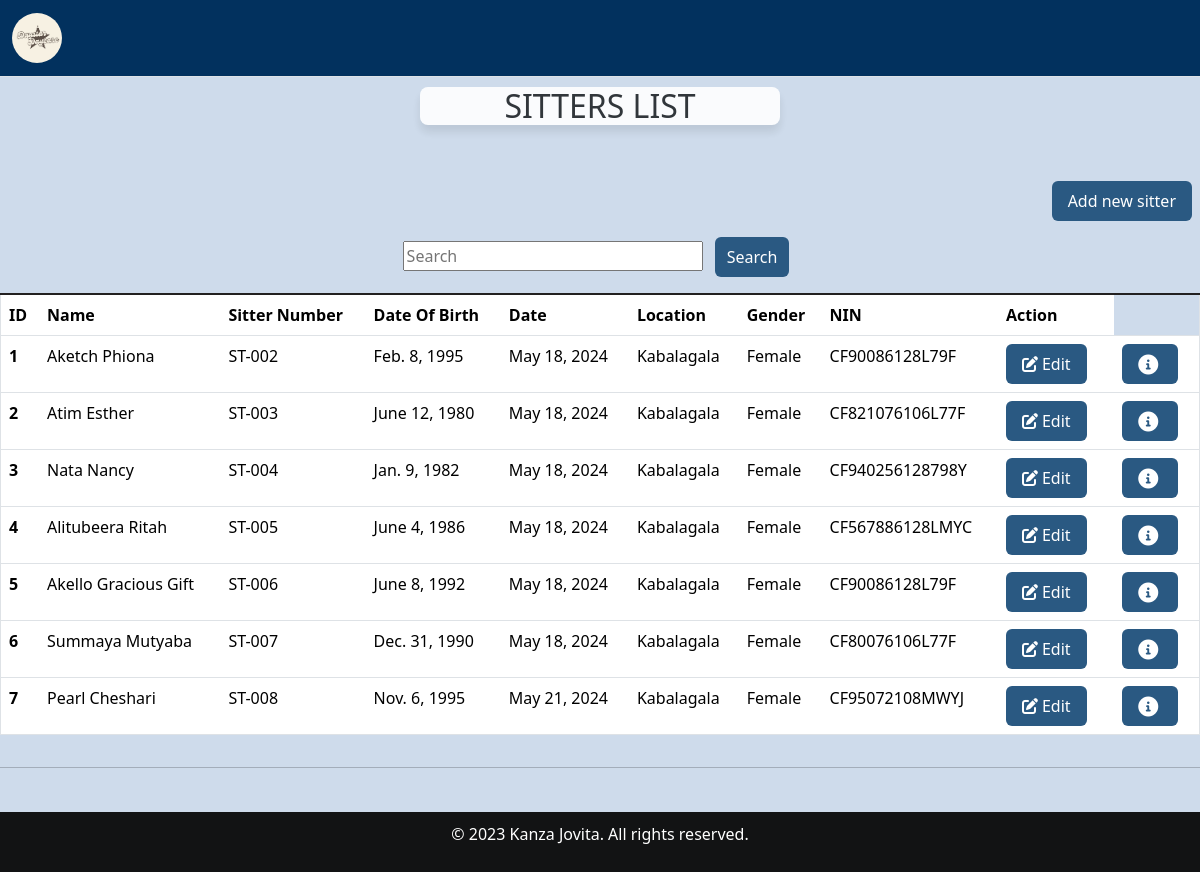
Screenshot of /search_sitter/ with the database file from the repository.
### home/models.py (models this page shows, shortened)
class Sitterreg(models.Model):
    Sitter_name = models.CharField(max_length=30, null=False,blank=False,validators=[validate_letters])
    Sitter_number = models.CharField(max_length=30, null=False, unique=True ,blank=False,validators=[validate_numbers])
    Date_of_birth = models.DateField(null=True, blank=False,)
    Contact = models.CharField(max_length=30,null=False,blank=False,validators=[validate_contact_length])
    date = models.DateTimeField()
    Location_choices = [('Kabalagala', 'Kabalagala'),]
    Location = models.CharField(choices=Location_choices, max_length=100)
    Gender =  models.CharField(choices=[('Male', 'Male'),('Female', 'Female')], max_length=100)
    Level_of_education = models.CharField(choices=[('Degree','Degree'),('Diploma','Diploma'),('Certificate','Certificate')],max_length=200,default=0)
    Next_of_kin = models.CharField(max_length=30, null=False,blank=False)
    NIN = models.CharField(max_length=30, null=False,blank=False,validators=[validate_NIN_length])
    Recommenders_name = models.CharField(max_length=30, null=False,blank=False)
    Religion = models.CharField(choices=[('Anglican', 'Anglican'),('Catholic', 'Catholic'),('Pentecostal','Pentecostal'),('Muslim','Muslim'),('Other','Other')], max_length=100)
    created_at = models.DateTimeField(auto_now_add=True,null=True)

### home/views.py (the view)
# urls.py: path("search_sitter/", views.search_sitter, name="search_sitter"),
def search_sitter(request):
    search_query = request.GET.get('search', '')  # Getting the search query from the request
    if search_query:
        sitters = Sitterreg.objects.filter(Sitter_name__icontains=search_query)  # Filtering sitters by name
    else:
        sitters = Sitterreg.objects.all()  # Displaying all sitters if no search query is provided
    return render(request, 'sittersform.html', {'sitters': sitters})  # Rendering sitters template with search results

### home/templates/sittersform.html (shortened to what this page needs)
{% extends 'base.html' %}
{% block content %}
<div class="card-header" style="background-color: white;" >
    <h2>SITTERS LIST</h2>
</div>
<br>
<div class="mt-4">
    <div class="btn-container">
        <a href="{%  url 'addsitter' %}" class="btn btn-primary mb-3 add-btn">Add new sitter</a>
    </div>
    <div class="search-container">
        <form method="GET" action="{% url 'search_sitter' %}">
            <input type="text" name="search" placeholder="Search" class="search-input">
            <button type="submit" class="btn search-btn">Search</button>
        </form>
    </div>
    <div class="table-responsive">
        <table class="table table-bordered"  style="border-top: 2px solid rgb(34,32,32);">
            <thead class="thead-dark">
                <tr>
                    <th scope="col">ID</th>
                    <th scope="col">Name</th>
                    <th scope="col">Sitter Number</th>
                    <th scope="col">Date Of Birth</th>
                    <th scope="col">Date</th>
                    <th scope="col">Location</th>
                    <th scope="col">Gender</th>
                    <th scope="col">NIN</th>
                    <th scope="col">Action</th>
                </tr>
            </thead>
            <tbody>
                {% for sitter in sitters %}
                <tr>
                    <th scope="row">{{ forloop.counter }}</th>
                    <td>{{ sitter.Sitter_name }}</td>
                    <td>ST-00{{ sitter.Sitter_number }}</td>
                    <td>{{ sitter.Date_of_birth }}</td>
                    <td>{{ sitter.date | date}}</td>
                    <td>{{ sitter.Location }}</td>
                    <td>{{ sitter.Gender}}</td>
                    <td>{{ sitter.NIN }}</td>
                    <td>
                        <a href="{% url 'edit_sitter' id=sitter.id %}" class="btn"><i class="fas fa-edit"></i>Edit</a>
                        <td>
                            <button type="button" class="btn btn-primary me-1"
                                href="{% url 'read_sitter' id=sitter.id %}" data-bs-toggle="modal"
                                data-bs-target="#myModal{{sitter.id}}">
                                <i class="fa-solid fa-circle-info fa-lg"></i>
                            </button>
                        </td>
                    </td>
                </tr>
                {% endfor %}
            </tbody>
       </table>
    </div>
</div>
<hr>
{% endblock %}

### home/static/css/main.css (style rules this page uses)
.card-header { border: 1px #333; opacity:90%; width: 87%; text-align: center; box-shadow: 0 7px 10px rgba(0, 0, 0, 0.1); border-radius: 8px; width:30%; margin: 0 auto; margin-top: 10px; background-color: aliceblue; text-align: center; }
.table th, .table td { padding: 8px; text-align: left; border: none; outline: none; }
.table th { color: rgb(39, 38, 38); }
.table th, .table td { white-space: nowrap; }
.table-responsive { justify-content: center; }
.table { text-align: center; }

### home/templates/sittersform.html (style rules this page uses)
body { background-color: rgba(158, 184, 217, 0.5); }
.btn-container { display: flex; align-items: center; }
.btn { background-color: #2a5982; color: #fff; border: none; padding: 0.5rem 1rem; margin-right: 0.5rem; cursor: pointer; }
.btn i { margin-right: 0.25rem; }
.card-header { border: 1px #333; opacity:90%; width: 87%; text-align: center; box-shadow: 0 7px 10px rgba(0, 0, 0, 0.1); border-radius: 8px; width:30%; margin: 0 auto; margin-top: 10px; background-color: aliceblue; text-align: center; }
.table { width: 100%; border-collapse: collapse; border: 1px solid #dee2e6; }
th, tr { border: 1px solid #dee2e6; text-align: left; height: 10px; padding: 15px; }
th { background-color: #f0f0f0; }
.search-container { display: flex; justify-content: center; margin-bottom: 1rem; }
.search-input { width: 300px; margin-right: 0.5rem; }
.search-btn { padding: 0.5rem 0.75rem; }
.add-btn { margin-left: auto; }

### rows the page displays
Sitterreg: Sitter_name "Aketch Phiona", Sitter_number "2", Date_of_birth "Feb. 8, 1995", date "May 18, 2024", Location "Kabalagala", Gender "Female", NIN "CF90086128L79F"
Sitterreg: Sitter_name "Atim Esther", Sitter_number "3", Date_of_birth "June 12, 1980", date "May 18, 2024", Location "Kabalagala", Gender "Female", NIN "CF821076106L77F"
Sitterreg: Sitter_name "Nata Nancy", Sitter_number "4", Date_of_birth "Jan. 9, 1982", date "May 18, 2024", Location "Kabalagala", Gender "Female", NIN "CF940256128798Y"
Sitterreg: Sitter_name "Alitubeera Ritah", Sitter_number "5", Date_of_birth "June 4, 1986", date "May 18, 2024", Location "Kabalagala", Gender "Female", NIN "CF567886128LMYC"
Sitterreg: Sitter_name "Akello Gracious Gift", Sitter_number "6", Date_of_birth "June 8, 1992", date "May 18, 2024", Location "Kabalagala", Gender "Female", NIN "CF90086128L79F"
Sitterreg: Sitter_name "Summaya Mutyaba", Sitter_number "7", Date_of_birth "Dec. 31, 1990", date "May 18, 2024", Location "Kabalagala", Gender "Female", NIN "CF80076106L77F"
Sitterreg: Sitter_name "Pearl Cheshari", Sitter_number "8", Date_of_birth "Nov. 6, 1995", date "May 21, 2024", Location "Kabalagala", Gender "Female", NIN "CF95072108MWYJ"
